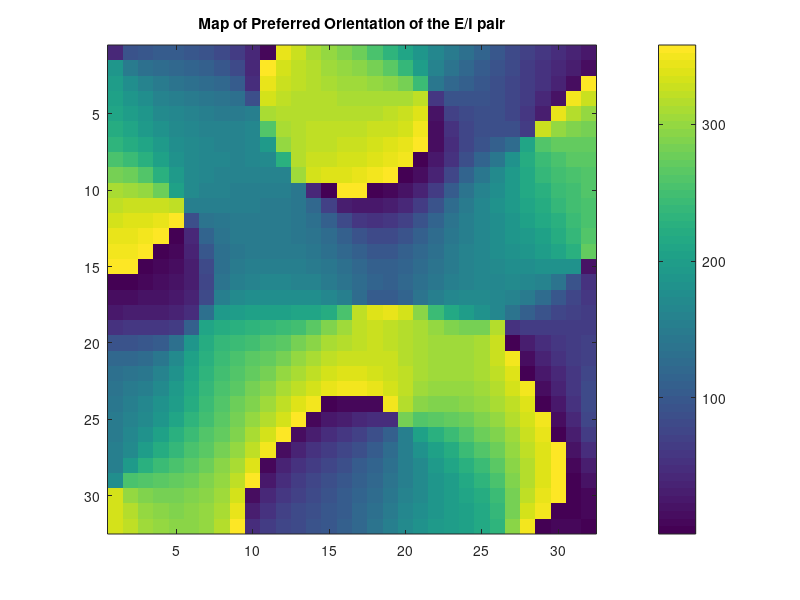

This figure's MATLAB source: (Note: this script raises an error after producing the figure.)
clear all; clc
%% This is just to make a grid and then superpose an orientation map on the grid 
grid=32;    % grid size

nm=30;  % Kaschube et al 2010 Supplementary equation 20, nm is wavevectors
kc=2*pi*2/32;
theta=zeros(grid,grid);

[X,Y]=meshgrid(1:1:grid, 1:1:grid);
for j=1:nm
    l=randi(2);
    if l==2
        l=-1;
    end
    phi=2*pi*rand(1);
    
    theta=theta+exp((l*(X*kc*cos((j-1)*pi/nm)+Y*kc*sin((j-1)*pi/nm))+phi).*1i);                     
end
theta=angle(theta)*180/pi+180;
figure; 
imagesc(theta); axis square; colorbar
title 'Map of Preferred Orientation of the E/I pair'
clear X Y
%% parameters
%The full map is taken to be 16/75*grid*16/75*grid deg
deltax = 16/75;

kappaE = 0.1;
kappaI = 0.5;
Jee = 0.044;
Jie = 0.042;
Jei = 0.023;
Jii = 0.018;

sigmaEE = 12 * deltax;
sigmaIE = sigmaEE;
sigmaEI = 4 * deltax;
sigmaII = sigmaEI;
sigmadir = 64;
sigmaRF = deltax;
%% Compute the distance between grid intervals: regardless of E/I, the distance difference of each to grid interval is stored here
[x,y] = meshgrid(1:grid,1:grid);
X = [reshape(x,1,grid^2) ; reshape(y,1,grid^2)]; 
xyD = distmat(X');
xyD=xyD*deltax; %scale to deg
figure; imagesc(xyD); axis square
%% Compute Orientation preference for each pair
[X,Y] = meshgrid(reshape(theta',1,grid^2),reshape(theta',1,grid^2));
minD=abs(X-Y);
minD(minD>180)=360-minD(minD>180);
figure; imagesc(minD); axis square
%% Compute Weights
% Wee & Wie
pWE=kappaE*exp(-xyD.^2/(2*sigmaEE^2)).*exp(-(minD).^2/(2*sigmadir^2));

Wee=rand(grid^2,grid^2);
Wee(Wee<pWE)=1;
Wee(Wee~=1)=0;
Wee=Wee.*normrnd(Jee,0.25*Jee,[grid^2 grid^2]);
Wee=max(Wee,0);

cWee=Jee*sum(pWE,2);
aWee=sum(Wee,2);
sWee=cWee./aWee;
sWee(isinf(sWee)==1)=0;
Wee=Wee.*repmat(sWee,1,grid^2);
figure; imagesc(Wee); axis square

Wie=rand(grid^2,grid^2);
Wie(Wie<pWE)=1;
Wie(Wie~=1)=0;
Wie=Wie.*normrnd(Jie,0.25*Jie,[grid^2 grid^2]);
Wie=max(Wie,0);
cWie=Jie*sum(pWE,2);
aWie=sum(Wie,2);
sWie=cWie./aWie;
sWie(isinf(sWie)==1)=0;
Wie=Wie.*repmat(sWie,1,grid^2);
figure; imagesc(Wie); axis square

 % Wii & Wei
pWI=kappaI*exp(-xyD.^2/(2*sigmaEI^2)).*exp(-(minD).^2/(2*sigmadir^2));

Wii=rand(grid^2,grid^2);
Wii(Wii<pWI)=1;
Wii(Wii~=1)=0;
Wii=Wii.*normrnd(Jii,0.25*Jii,[grid^2 grid^2]);
Wii=max(Wii,0);

cWii=Jii*sum(pWI,2);
aWii=sum(Wii,2);
sWii=cWii./aWii;
sWii(isinf(sWii)==1)=0;
Wii=Wii.*repmat(sWii,1,grid^2);
figure; imagesc(Wii); axis square

Wei=rand(grid^2,grid^2);
Wei(Wei<pWI)=1;
Wei(Wei~=1)=0;
Wei=Wei.*normrnd(Jei,0.25*Jei,[grid^2 grid^2]);
Wei=max(Wei,0);
cWei=Jei*sum(pWI,2);
aWei=sum(Wei,2);
sWei=cWei./aWei;
sWei(isinf(sWei)==1)=0;
Wei=Wei.*repmat(sWei,1,grid^2);
figure; imagesc(Wei); axis square

W=[Wee -Wei; Wie -Wii];
figure; imagesc(W); axis square
%%
h=zeros(grid,grid);
cen=round(grid/2);
l=20;
l=l*deltax;
[X,Y]=meshgrid(1:1:grid, 1:1:grid);

coh=1;
sigmaFF=2*17.623;
phi=theta(cen,cen);
itheta=reshape(theta',1,grid^2);
g=coh*exp(-(itheta-phi).^2/(2*sigmaFF^2))+(1-coh);

h=(1./(1+exp(-(sqrt((X-cen).^2+(Y-cen).^2)*deltax+l/2)/sigmaRF))).*(1-1./(1+exp(-(sqrt((X-cen).^2+(Y-cen).^2)*deltax-l/2)/sigmaRF)));

h=reshape(h,1,grid^2).*g;

figure
imagesc(reshape(h,grid,grid)');axis square; colorbar
h=[h';h'];
%contrast
c=1;
%%
TSpan = [0 400];

% Set r(t=0)=I
r0 = zeros(2*grid^2,1);
% When I is set to 0
%r0=[0;0];

% In all cases, all drawn from Gaussian distributions, with standard
% deviation 0.05 times the mean
utauE = 20;
utauI = 10;
% tauE=normrnd(utauE,0.05*utauE, [grid^2 1]);
% tauI=normrnd(utauI,0.05*utauI, [grid^2 1]);
% tau=zeros(2*grid^2,1);
% tau(mod(1:2*grid^2,2)==1)=tauE;
% tau(mod(1:2*grid^2,2)==0)=tauI;
tau = [normrnd(utauE,0.05*utauE, [grid^2 1]);normrnd(utauI,0.05*utauI, [grid^2 1])];

% Nonlinearity, imaginery parts ignored?
unE = 2.0;
unI = 2.2;
% nE=normrnd(unE,0.05*unE, [grid^2 1]);
% nI=normrnd(unI,0.05*unI, [grid^2 1]);
% n=zeros(2*grid^2,1);
% n(mod(1:2*grid^2,2)==1)=nE;
% n(mod(1:2*grid^2,2)==0)=nI;
n = [normrnd(unE,0.05*unE, [grid^2 1]);normrnd(unI,0.05*unI, [grid^2 1])];

uk = 0.012;
k = normrnd(uk,0.05*uk, [2*grid^2 1]);

% n = zeros(2*grid^2,1);
% k = n;
% n = n + 2;
% k = k + 0.04;
%% Solve ODE to obtain R
[t,r]=ode45(@(t,r) isn4(t,r,sparse(W),h,tau,k,c,n),TSpan,r0);

figure
handle=plot(t,r(:,grid^2-1),'b',t,r(:,grid^2),'r','linewidth',2);
legend('rE','rI')
box off
xlabel('Time (ms)','fontsize',12,'fontweight','b')
ylabel('Firing rate','fontsize',12,'fontweight','b')
%% E & I neuron
FR=r(end,:);
rE=FR(mod(1:2*grid^2,2)==1);
rI=FR(mod(1:2*grid^2,2)==0);

figure
rE=reshape(rE,grid,grid)';
imagesc(real(rE));axis square; colorbar

rI=reshape(rI,grid,grid)';
figure
imagesc(real(rI));axis square; colorbar
